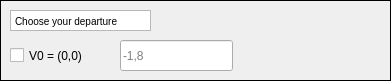
  <widget class="QFrame" name="frame_3">
   <property name="geometry">
    <rect>
     <x>10</x>
     <y>220</y>
     <width>391</width>
     <height>81</height>
    </rect>
   </property>
   <property name="frameShape">
    <enum>QFrame::Box</enum>
   </property>
   <property name="frameShadow">
    <enum>QFrame::Plain</enum>
   </property>
   <widget class="QLineEdit" name="LineEdit_Name">
    <property name="geometry">
     <rect>
      <x>120</x>
      <y>40</y>
      <width>113</width>
      <height>31</height>
     </rect>
    </property>
    <property name="inputMask">
     <string/>
    </property>
    <property name="placeholderText">
     <string>-1,8</string>
    </property>
    <property name="clearButtonEnabled">
     <bool>false</bool>
    </property>
   </widget>
   <widget class="QTextBrowser" name="Display_title4">
    <property name="geometry">
     <rect>
      <x>10</x>
      <y>10</y>
      <width>141</width>
      <height>21</height>
     </rect>
    </property>
    <property name="autoFillBackground">
     <bool>false</bool>
    </property>
    <property name="frameShape">
     <enum>QFrame::StyledPanel</enum>
    </property>
    <property name="verticalScrollBarPolicy">
     <enum>Qt::ScrollBarAlwaysOff</enum>
    </property>
    <property name="html">
     <string>&lt;!DOCTYPE HTML PUBLIC &quot;-//W3C//DTD HTML 4.0//EN&quot; &quot;http://www.w3.org/TR/REC-html40/strict.dtd&quot;&gt;
&lt;html&gt;&lt;head&gt;&lt;meta name=&quot;qrichtext&quot; content=&quot;1&quot; /&gt;&lt;style type=&quot;text/css&quot;&gt;
p, li { white-space: pre-wrap; }
&lt;/style&gt;&lt;/head&gt;&lt;body style=&quot; font-family:'MS Shell Dlg 2'; font-size:7.8pt; font-weight:400; font-style:normal;&quot;&gt;
&lt;p style=&quot; margin-top:0px; margin-bottom:0px; margin-left:0px; margin-right:0px; -qt-block-indent:0; text-indent:0px;&quot;&gt;Choose your departure&lt;/p&gt;&lt;/body&gt;&lt;/html&gt;</string>
    </property>
   </widget>
   <widget class="QCheckBox" name="checkBox_v0">
    <property name="geometry">
     <rect>
      <x>10</x>
      <y>40</y>
      <width>83</width>
      <height>31</height>
     </rect>
    </property>
    <property name="text">
     <string>V0 = (0,0)</string>
    </property>
   </widget>
  </widget>
